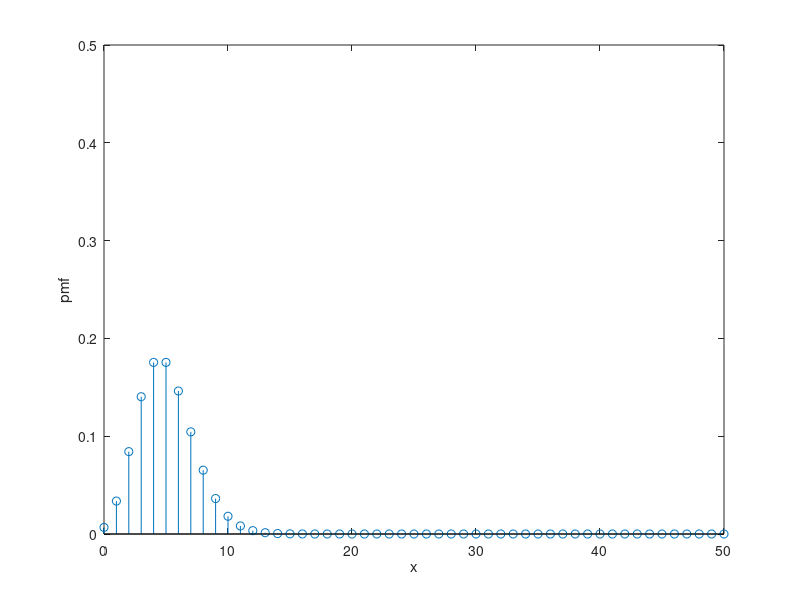

MATLAB code for this plot: (Note: this script raises an error after producing the figure.)
% Parameters for poisson distribution
lambda = 5;
x = 0:50;

% Plot of poisson distribution with lambda = 5
stem(x,pdf('poiss',x,lambda));
axis([0,50,0,0.5]);
xlabel('x'); ylabel('pmf');title('Poisson distribution with \lambda = ' + string(lambda));

% check the value of x such that p(x) is not too small ( p(x) < 0.05)
clear all; close all;
lambda = 5;
x = 0:10;
p_x = pdf('poiss',x,n,p);
p_x < 0.05

% Calculate the MSE when n = 6. 10, 20, 50
clear all;
lambda = 5;
x = 2:8;
nList = [6,10,20,50];

for n = nList
    p = lambda/n;
    MSE = sum((pdf('bino',x,n,p) - pdf('poiss',x,lambda)).^2.*pdf('poiss',x,lambda));
    fprintf('n = %d, MSE = %.6f\n', n, MSE);
end
 